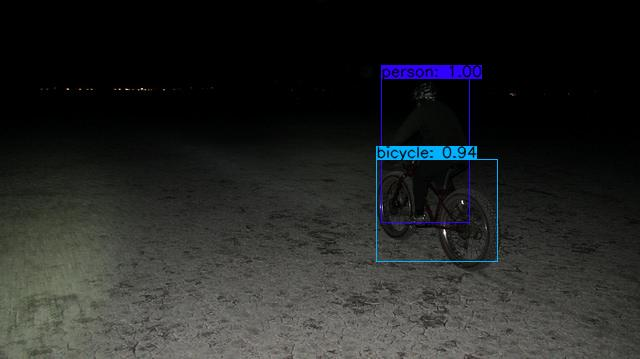
#> input picture YOLOV3/predictions/detection_2015_00108.jpg, 640 x 359 px, given as the content of the folder ./data/dataset/ExDark/, which was not available
$ jupyter execute he.ipynb
#> lines starting #> are read from the running program, lines starting #| are printed output that depends on the picture; pictures that were not available may be replaced by others from this repository, and a replacement may not be noted
[cell 1]
import numpy as np
import matplotlib.pyplot as plt
from skimage import exposure as ex
import imageio
import sys
import os
import cv2

def he(img):
    if(len(img.shape)==2):      #gray
        outImg = ex.equalize_hist(img[:,:])*255
    elif(len(img.shape)==3):    #RGB
        outImg = np.zeros((img.shape[0],img.shape[1],3))
        for channel in range(img.shape[2]):
            outImg[:, :, channel] = ex.equalize_hist(img[:, :, channel])*255

    outImg[outImg>255] = 255
    outImg[outImg<0] = 0
    return outImg.astype(np.uint8)

"""def main():
    img_name = sys.argv[1]
    img = imageio.imread(img_name)
    result = he(img)
    plt.imshow(result)
    plt.show()

if __name__ == '__main__':
    main()"""


def main(image_path,image):


    #img_name = sys.argv[1]
    img = imageio.imread(image_path)
    try:
        if len(img.shape)<2:
        #backtorgb = cv2.cvtColor(img,cv2.COLOR_GRAY2RGB)
            result = he(img)
        #assert(img.shape[0]==result.shape[0])
        #assert(img.shape[1]==result.shape[1])

        else:
            result = he(img)


    #plt.imshow(result)
        assert(img.shape==result.shape)
    #assert(np.all(result)==1)
        cv2.imwrite('data/dataset/train_he/'+image,result)
        #dimensions = result.shape
        print(result.shape)
    #plt.savefig('data/dataset/train_ying/'+image)
    #shutil.move(image, 'train_ying')

    except:
        cv2.imwrite('data/dataset/train_he/'+image,img)
        #dimensions = img.shape
        print(img.shape)
    # [7 lines of commented-out code are left out]

if __name__ == '__main__':
    imagespath = "./data/dataset/ExDark/"
    classes = os.listdir(imagespath)


    images_dir = []
    for cls in classes:
        images_dir.append(imagespath+cls)


    for image in images_dir:
        for file in os.listdir(image):
            main(image+"/"+file,file)
#> in main, img is the input picture: shape (359, 640, 3); mean R, G, B 36.3, 37.7, 36.8
#> after the loop in he, `for channel in range(img.shape[2]):`:
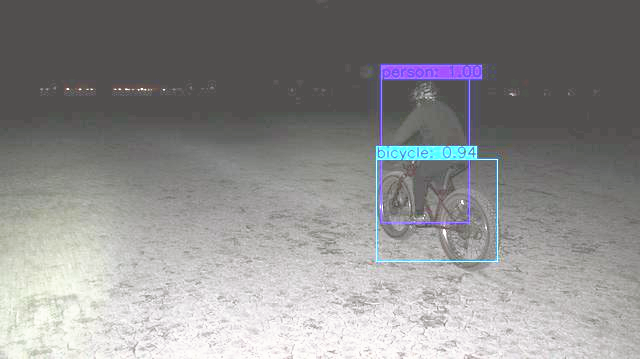
#> outImg: shape (359, 640, 3) float64; mean R, G, B 141.1, 140.5, 140.3
#> in he, `return outImg.astype(np.uint8)`:
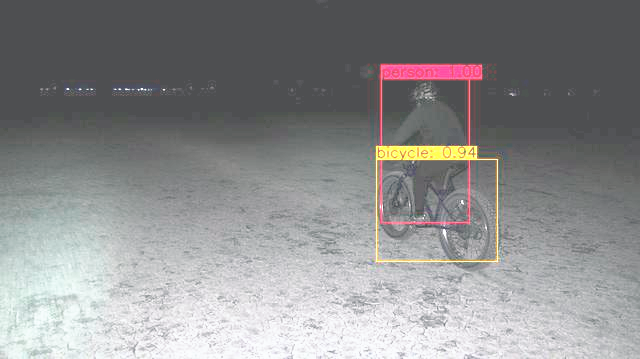
#> returned value: shape (359, 640, 3); mean of channels 0, 1, 2 140.6, 139.9, 139.6; drawn as B, G, R
#| (359, 640, 3)

[cell 2]
imagespath = "./data/dataset/ExDark/"
classes = os.listdir(imagespath)


images_dir = []
for cls in classes:
    images_dir.append(imagespath+cls)

count = 0
for image in images_dir:
    for file in os.listdir(image):
        img = imageio.imread(image+"/"+file)
        try:
            if img.shape[2]!=3:
                print(image+"/"+file," ",img.shape)
                count=count+1
        except:
            print("gray image")
print(count)

$ run again, on YOLOV3/predictions/detection_2015_03065.jpg
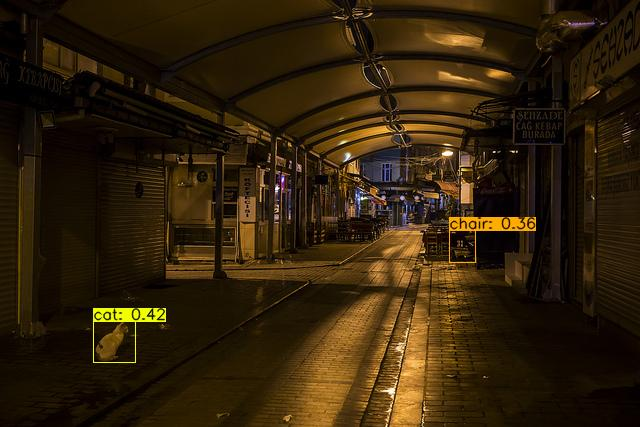
#> input picture YOLOV3/predictions/detection_2015_03065.jpg, 640 x 427 px, given as the content of the folder ./data/dataset/ExDark/, which was not available
#> in main, img is the input picture: shape (427, 640, 3); mean R, G, B 49.1, 33.1, 11.2
#> after the loop in he, `for channel in range(img.shape[2]):`:
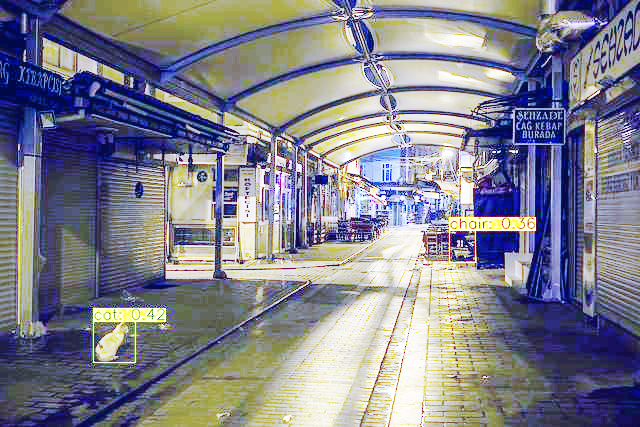
#> outImg: shape (427, 640, 3) float64; mean R, G, B 129, 129.5, 141.1
#> in he, `return outImg.astype(np.uint8)`:
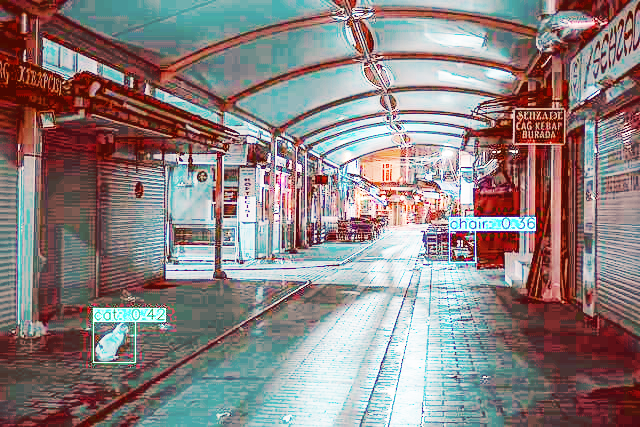
#> returned value: shape (427, 640, 3); mean of channels 0, 1, 2 128.5, 129, 140.7; drawn as B, G, R
#| (427, 640, 3)

$ run again, on YOLOV3/predictions/detection_2015_03165.jpg
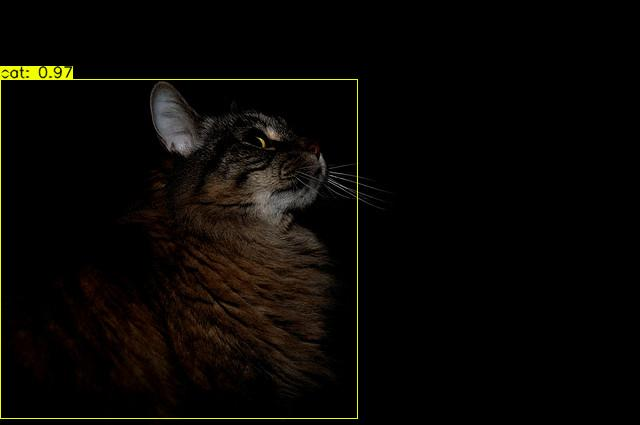
#> input picture YOLOV3/predictions/detection_2015_03165.jpg, 640 x 425 px, given as the content of the folder ./data/dataset/ExDark/, which was not available
#> in main, img is the input picture: shape (425, 640, 3); mean R, G, B 8.6, 6.6, 4.2
#> after the loop in he, `for channel in range(img.shape[2]):`:
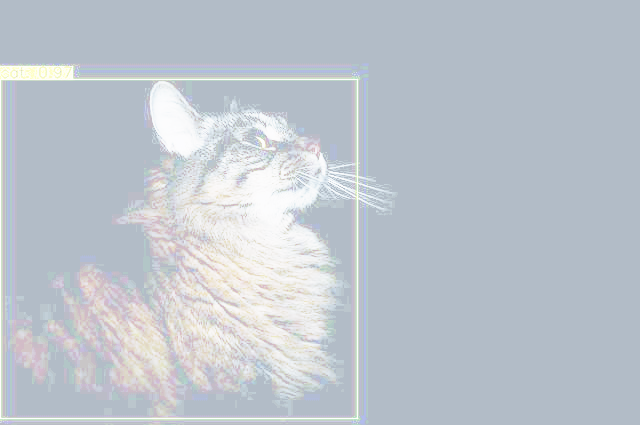
#> outImg: shape (425, 640, 3) float64; mean R, G, B 190, 197.9, 205.8
#> in he, `return outImg.astype(np.uint8)`:
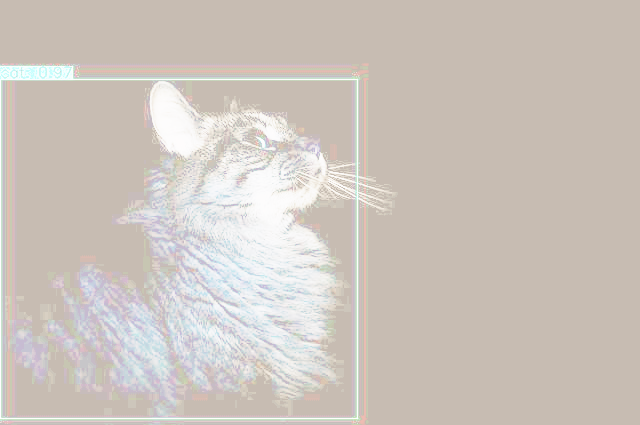
#> returned value: shape (425, 640, 3); mean of channels 0, 1, 2 189.8, 197.1, 205.3; drawn as B, G, R
#| (425, 640, 3)
